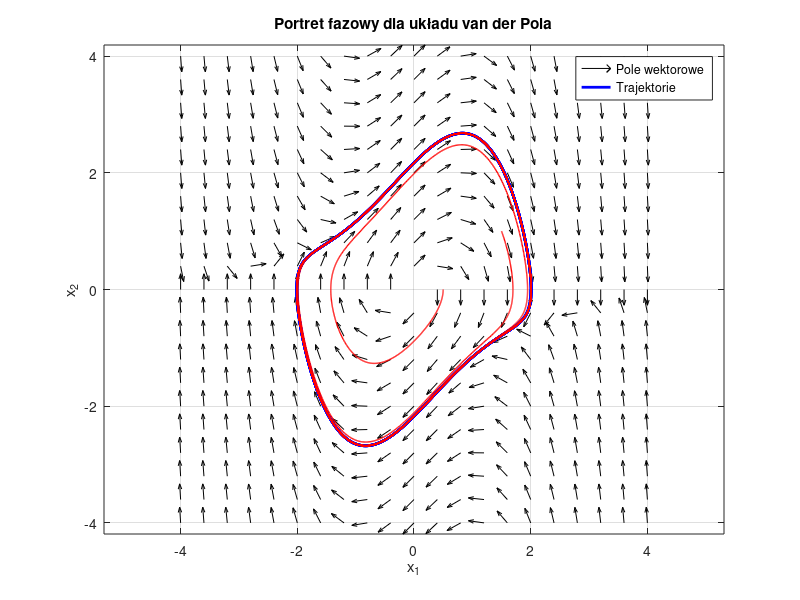

Recreate this plot in MATLAB.
% Zadanie 6 – portret fazowy układu van der Pol
clear; 
close all; 
clc;

% Parametr układu
m = 1.0;

% Definicja równań van der Pola
f = @(t, x) [ x(2);
              m*(1 - x(1)^2)*x(2) - x(1) ];

% Siatka dla pola wektorowego
x1_min = -4;  x1_max = 4;
x2_min = -4;  x2_max = 4;
stepSize = 0.4;

[x1, x2] = meshgrid(x1_min:stepSize:x1_max, x2_min:stepSize:x2_max);

u = x2;
v = m*(1 - x1.^2).*x2 - x1;

% Normalizacja wektorów dla czytelności
n = sqrt(u.^2 + v.^2);
u_n = u ./ n;
v_n = v ./ n;

% Rysowanie pola wektorowego (portret fazowy)
figure;
quiver(x1, x2, u_n, v_n, 0.5, 'k');
xlabel('x_1');
ylabel('x_2');
title('Portret fazowy dla układu van der Pola');
axis equal; grid on; hold on;

% Integracja dla różnych warunków początkowych
tFinal = 40;
options = odeset('RelTol',1e-9,'AbsTol',1e-12);

% Lista warunków początkowych
x0_list = [
    2.0, 0.0;   % Cykl graniczny 
    0.5, 0.0;
   -2.0, 0.0;
    1.5, 1.0;
];

for i = 1:size(x0_list,1)
    x0 = x0_list(i,:)';
    [t, x] = ode45(f, [0 tFinal], x0, options);

    if all(abs(x0 - [2;0]) < 1e-10)
        plot(x(:,1), x(:,2), 'b', 'LineWidth', 2.0);
    else
        plot(x(:,1), x(:,2), 'r', 'LineWidth', 1.0);
    end
end

legend('Pole wektorowe', 'Trajektorie', 'Location', 'best');
axis tight;